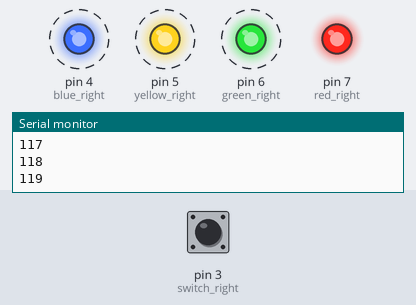
The sketch below on a simulated Arduino Uno, built with avr-gcc and run on an emulated ATmega328P. On the bench: output pins drawn as LEDs (lit = HIGH), the last lines printed to the serial monitor. Dashed ring = blinking. The test bench sets the inputs (shaded band); at power-on: pin 3 (switch_right) HIGH.

Above: at 1.2 s.
1.3 s: pin 3 (switch_right) pulled LOW for 3.2 s
At 4.67 s:
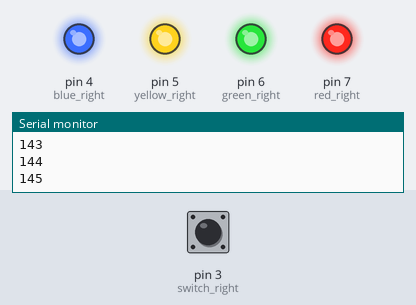
At 5.35 s:
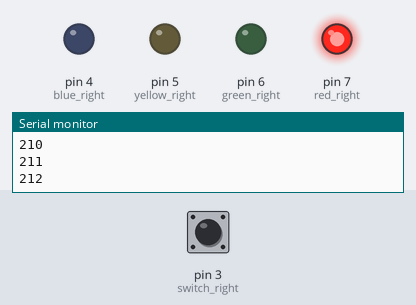
Timing chart, 0 to 12.0 s (numbered marks = the images above; inputs shaded):
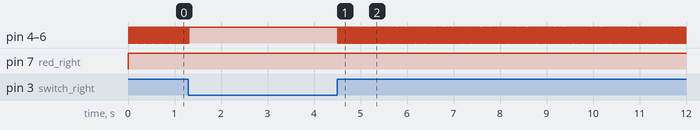

Measured:
- by itself, pin 4 (blue_right), pin 5 (yellow_right), pin 6 (green_right): repeats every 0.02 s: LOW 0.01 s, HIGH 0.01 s

The sketch:

LED_helmeto_right.ino
```cpp
const int red_right = 7;
const int green_right = 6;
const int yellow_right = 5;
const int blue_right = 4;

const int switch_right = 3;

int blink_time_right = 0;
int switch_state_right = LOW;

void setup(){
  pinMode(red_right, OUTPUT);
  pinMode(green_right, OUTPUT);
  pinMode(yellow_right, OUTPUT);
  pinMode(blue_right, OUTPUT);
  pinMode(switch_right, INPUT_PULLUP);

  Serial.begin(9600);
}

void loop(){
  /* Initially the all LEDs will light up.
   If I press a button, LEDs will blink.
   Press again, LEDs will not blink but just light up.
   */

  // Check if the button is pressed.

  if(digitalRead(switch_right) == HIGH) {
    ++switch_state_right; // Increment by 1.
    Serial.println(switch_state_right);
    delay(10);
  }

 if(switch_state_right % 2 == 0) {
    digitalWrite(red_right, HIGH);
    digitalWrite(green_right, HIGH);
    digitalWrite(yellow_right, HIGH);
    digitalWrite(blue_right, HIGH);
  } else{
    // Reset blink_time when it's over the cycle
    if(blink_time_right >= 20000) {blink_time_right = 0;}

    blinker(red_right, green_right, yellow_right,
    blue_right, blink_time_right);
    blink_time_right++;
  }


}

// Function to blink LEDs
// "time" tells which LED to blink
void blinker(const int red, const int green, const int yellow,
const int blue, int time) {

  if(time < 5000) {
  digitalWrite(red, HIGH);
  digitalWrite(green, LOW);
  digitalWrite(yellow, LOW);
  digitalWrite(blue, LOW);
  }

  else if(time >= 5000 && time < 10000) {
  digitalWrite(red, LOW);
  digitalWrite(green, HIGH);
  digitalWrite(yellow, LOW);
  digitalWrite(blue, LOW);
  }

  else if(time >= 10000 && time < 15000) {
  digitalWrite(red, LOW);
  digitalWrite(green, LOW);
  digitalWrite(yellow, HIGH);
  digitalWrite(blue, LOW);
  }

  else if(time >= 15000 && time < 20000) {
  digitalWrite(red, LOW);
  digitalWrite(green, LOW);
  digitalWrite(yellow, LOW);
  digitalWrite(blue, HIGH);
  }

  //return time;
}
```
